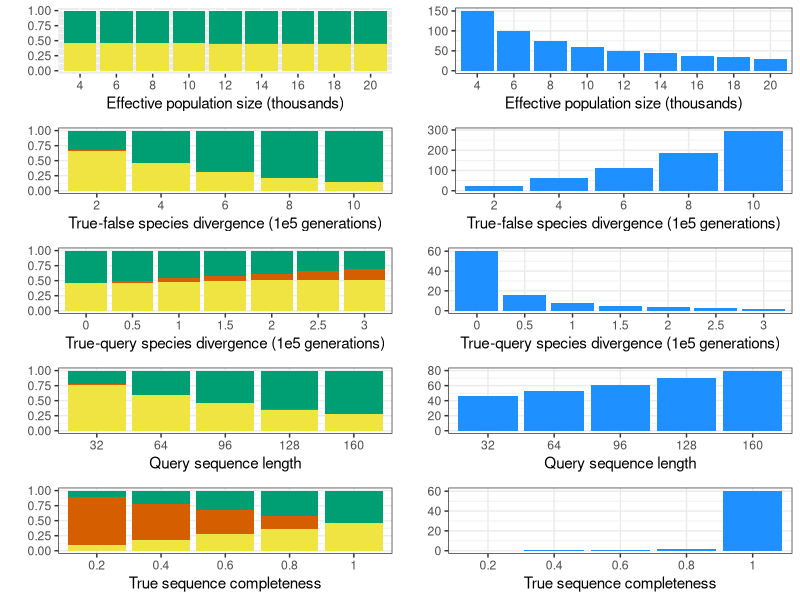
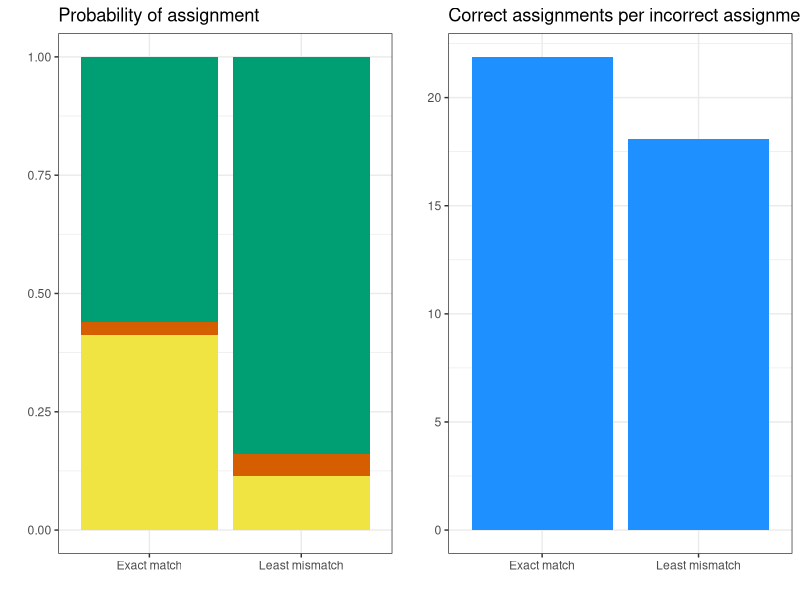

Here is the R script that generated these plots, in order:

# R script associated with "Accuracy of Supervised Binning for Metagenomic Sequences".
# Bianca De Sanctis, Oct 22 2021.

# The main function compute.prob() is defined on line 200. It takes as input N (effective population size), mu (mutation rate for the sequence per generation),  Ttf (true-false species divergence time), Tqt (true-query species divergence time), At, Af and Aq (ages of true, false and query sequences), rT and rF (completeness of true and false reference sequences), prob (the type of assignment probability: correct, incorrect or no), and protocol (either least-mismatch or exact-match), and it outputs the assignment probability.


library(ggplot2)
library(gridExtra)


# 1. Defines functions to compute assignment probabilities.  ################
# Important note: The inside integral is very small, and prone to underflow errors. 
# To fix this, I multiple by a scaling constant of 1e30 on the inside, and divide it out on the outside (lines 55 and 64).
# This works fine for the range of parameters we use in the paper.
# However, for parameters outside this range, the scaling constant may be inappropriate.
# So if you are getting strange results, you can most likely solve them by tinkering with the value of the scaling constant.

case1 = function(N,mu,Ttf,
                 Tqt=0,At=0,Af=0,Aq=0,
                 prob="correct",protocol="least-mismatch"){
  ### error catching
  if(! protocol %in% c("least-mismatch","exact-match")){print("error: specify an acceptable protocol")}
  if(! prob %in% c("correct","incorrect","no")){print("error: specify an acceptable prob")}
  
  case1inner = function(t1,t2){
    # Theroetically, we want to sum this on l=k to inf, k=0 to infinity. 
    # But very quickly as we increase k, the values will be come negligible. So just go up to some number lmax which is sufficiently large.
    # l is for false species, k is for true
    lmax = max(3,round(Ttf*mu*2*10))
    lks = combn(0:lmax,2)
    if( prob == "correct" & protocol == "least-mismatch"){ # l > k
      ls = lks[2,]; ks = lks[1,]
    }
    if( prob == "correct" & protocol == "exact-match"){ # l > 0, k = 0
      ls = 1:lmax; ks = 0
    }
    if( prob == "no" & protocol == "least-mismatch"){ # l = k
      ls = ks = 0:lmax
    }
    if(prob == "no" & protocol == "exact-match"){ # l > 0, k > 0, OR l = k = 0
      lks = combn(1:lmax,2)
      ls = c(0,lks[1,],lks[2,],1:lmax); ks = c(0, lks[2,],lks[1,],1:lmax) 
    }
    if( prob == "incorrect" & protocol == "least-mismatch" ){ # l < k
      ls = lks[1,]; ks = lks[2,]
    }
    if ( prob == "incorrect" & protocol == "exact-match"){ # l = 0, k > 0
      ls = 0; ks = 1:lmax
    }
    innersumfunc = function(l,k){
      mu^(l+k) * (2*t2 - t1-Af)^l * (t1-At)^k * exp(-mu*(2*t2-Af-At)) / (factorial(l)*factorial(k))
    }
    innersumfunc = Vectorize(innersumfunc)
    innersum = rowSums(innersumfunc(ls,ks))
    front = 1e30* 1/(2*N)^2 * exp(-t1/(2*N)) * exp (-t2/(2*N)) # 1e30 avoids underflow errors
    return(innersum*front)
  }
  
  F1 = function(t2) {
    fun <- function(t1) case1inner(t1,t2) 
    integrate(fun,Tqt,Ttf)$value # inner integral limits
  }
  F1 = Vectorize(F1)
  answer = integrate(F1,Ttf,Inf)$value/1e30 # outer integral limits
  denominator = exp(-Ttf/(2*N)) * ( exp(-Tqt/(2*N)) - exp(-Ttf/(2*N))   )
  return(answer/denominator)
}

case2.1 = function(N,mu,Ttf,
                   Tqt=0,At=0,Af=0,Aq=0,
                   prob="correct",protocol="least-mismatch"){
  case2.1inner = function(t1,t2){
    
    lmax = max(3,round(Ttf*mu*2*3))
    lks = combn(0:lmax,2)
    if( prob == "correct" & protocol == "least-mismatch"){ # l > k
      ls = lks[2,]; ks = lks[1,]
    }
    if( prob == "correct" & protocol == "exact-match"){ # l > 0, k = 0
      ls = 1:lmax; ks = 0
    }
    if( prob == "no" & protocol == "least-mismatch"){ # l = k
      ls = ks = 0:lmax
    }
    if(prob == "no" & protocol == "exact-match"){ # l > 0, k > 0, OR l = k = 0
      lks = combn(1:lmax,2)
      ls = c(0,lks[1,],lks[2,],1:lmax); ks = c(0, lks[2,],lks[1,],1:lmax) 
    }
    if( prob == "incorrect" & protocol == "least-mismatch" ){ # l < k
      ls = lks[1,]; ks = lks[2,]
    }
    if ( prob == "incorrect" & protocol == "exact-match"){ # l = 0, k > 0
      ls = 0; ks = 1:lmax
    }
    innersumfunc = function(l,k){
      mu^(l+k) * (2*t2 - t1-Af)^l * (t1-At)^k * exp(-mu*(2*t2-Af-At)) / (factorial(l)*factorial(k))
    }
    innersumfunc = Vectorize(innersumfunc)
    innersum = rowSums(innersumfunc(ls,ks))
    front = 1e30* 1/(2*N)^2 * exp(-t1/(2*N)) * exp (-t2/(2*N)) # 1e30 avoids underflow errors
    return(innersum*front)
  }
  F1 = function(t1) { # <- outer integral dt
    fun <- function(t2) case2.1inner(t1,t2)  # <- inner integral dt
    integrate(fun,t1,Inf)$value # inner integral limits
  }
  F1 = Vectorize(F1)
  answer = integrate(F1,Ttf,Inf)$value/1e30 # outer integral limits
  denominator = 0.5 * exp(-Ttf/(N)) 
  return(answer/denominator)
}

case2.2 = function(N,mu,Ttf,
                   Tqt=0,At=0,Af=0,Aq=0,
                   prob="correct",protocol="least-mismatch"){
  case2.2inner = function(t1,t2){
    
    lmax = max(3,round(Ttf*mu*2*3))
    lks = combn(0:lmax,2)
    if( prob == "correct" & protocol == "least-mismatch"){ # l > k
      ls = lks[2,]; ks = lks[1,]
    }
    if( prob == "correct" & protocol == "exact-match"){ # l > 0, k = 0
      ls = 1:lmax; ks = 0
    }
    if( prob == "no" & protocol == "least-mismatch"){ # l = k
      ls = ks = 0:lmax
    }
    if(prob == "no" & protocol == "exact-match"){ # l > 0, k > 0, OR l = k = 0
      lks = combn(1:lmax,2)
      ls = c(0,lks[1,],lks[2,],1:lmax); ks = c(0, lks[2,],lks[1,],1:lmax) 
    }
    if( prob == "incorrect" & protocol == "least-mismatch" ){ # l < k
      ls = lks[1,]; ks = lks[2,]
    }
    if ( prob == "incorrect" & protocol == "exact-match"){ # l = 0, k > 0
      ls = 0; ks = 1:lmax
    }
    innersumfunc = function(l,k){
      # t1 is vectorized, so doing t1-t1+1 just gets it into the right dimensions
      (t1-t1+1) * mu^(l+k) * (t2-Af)^l * (t2-At)^k * exp(-mu*(2*t2-Af-At)) / (factorial(l)*factorial(k))
    }
    innersumfunc = Vectorize(innersumfunc)
    innersum = rowSums(innersumfunc(ls,ks))
    front = 1e30* 1/(2*N)^2 * exp(-t1/(2*N)) * exp (-t2/(2*N)) # 1e30 avoids underflow errors
    return(innersum*front)
  }
  F1 = function(t2) { # <- outer integral dt
    fun <- function(t1) case2.2inner(t1,t2)  # <- inner integral dt
    integrate(fun,t2,Inf)$value # inner integral limits
  }
  F1 = Vectorize(F1)
  answer = integrate(F1,Ttf,Inf)$value/1e30 # outer integral limits
  denominator = 0.5 * exp(-Ttf/(N)) 
  return(answer/denominator)
}

case2.3 = function(N,mu,Ttf,
                   Tqt=0,At=0,Af=0,Aq=0,
                   prob="correct",protocol="least-mismatch"){
  case2.3inner = function(t1,t3){
    
    lmax = max(3,round(Ttf*mu*2*3))
    lks = combn(0:lmax,2)
    if( prob == "correct" & protocol == "least-mismatch"){ # l > k
      ls = lks[2,]; ks = lks[1,]
    }
    if( prob == "correct" & protocol == "exact-match"){ # l > 0, k = 0
      ls = 1:lmax; ks = 0
    }
    if( prob == "no" & protocol == "least-mismatch"){ # l = k
      ls = ks = 0:lmax
    }
    if(prob == "no" & protocol == "exact-match"){ # l > 0, k > 0, OR l = k = 0
      lks = combn(1:lmax,2)
      ls = c(0,lks[1,],lks[2,],1:lmax); ks = c(0, lks[2,],lks[1,],1:lmax) 
    }
    if( prob == "incorrect" & protocol == "least-mismatch" ){ # l < k
      ls = lks[1,]; ks = lks[2,]
    }
    if ( prob == "incorrect" & protocol == "exact-match"){ # l = 0, k > 0
      ls = 0; ks = 1:lmax
    }
    innersumfunc = function(l,k){
      # the t1-t1+1 at the beginning is because t1 is vectorized, and this just gets it into the right dimensions
      mu^(l+k) * (t3-Af)^l * (2*t1-t3-At)^k * exp(-mu*(2*t1-Af-At)) / (factorial(l)*factorial(k))
    }
    innersumfunc = Vectorize(innersumfunc)
    innersum = rowSums(innersumfunc(ls,ks))
    front = 1e30* 1/(2*N)^2 * exp(-t1/(2*N)) * exp (-t3/(2*N)) # 1e30 avoids underflow errors
    return(innersum*front)
  }
  F1 = function(t3) { # <- outer integral dt
    fun <- function(t1) case2.3inner(t1,t3)  # <- inner integral dt
    integrate(fun,t3,Inf)$value # inner integral limits
  }
  F1 = Vectorize(F1)
  answer = integrate(F1,Ttf,Inf)$value/1e30 # outer integral limits
  denominator = 0.5 * exp(-Ttf/(N)) 
  return(answer/denominator)
}

compute.prob <- function(N,mu,Ttf,
                         Tqt=0,At=0,Af=0,Aq=0,rT=1,rF=1,
                         prob="correct",protocol="least-mismatch"){
  prob.case1 = (1-exp(-min(Ttf - Aq , Ttf - At)/(2*N))) 
  if(prob.case1 > 0.999){
    # no need to compute case 2
    out = case1(N,mu,Ttf,Tqt,At,Af,Aq,prob,protocol)
  }
  else{
    # need to compute case 2
    print("running case 2") 
    prob.case2 = 1-prob.case1
    out = prob.case1 * case1(N,mu,Ttf,Tqt,At,Af,Aq,prob,protocol) + 
      (1/3) * prob.case2 * ( case2.1(N,mu,Ttf,Tqt,At,Af,Aq,prob,protocol) + 
                               case2.2(N,mu,Ttf,Tqt,At,Af,Aq,prob,protocol) +
                               case2.3(N,mu,Ttf,Tqt,At,Af,Aq,prob,protocol) )
  }
  # account for representation here
  if(prob=="correct"){final = (rT * rF * out + rT*(1-rF)) / (1 - (1-rT)*(1-rF))}
  if(prob=="incorrect"){final = (rT * rF * out + rF*(1-rT)) / (1 - (1-rT)*(1-rF))}
  if(prob=="no"){final = (rT * rF * out) / (1 - (1-rT)*(1-rF))}
  return(final)
}



# minimum example: 
# compute.prob(N = 10000,mu = 1e-8,Ttf = 4e5)



# 2. Creates the main paper figure. #####

N.list = seq(from=4000,to=20000,by=2000)
Ttf.list = seq(from=2e5,to=10e5,by = 2e5)
k.list = c(32,64,96,128,160)
rT.list=c(0.2,0.4,0.6,0.8,1)
Tqt.list = seq(from = 0, to = 3e5, by=5e4) 

# base parameter choices
mu.base = 1e-8 
N.base = N.list[4] 
Ttf.base = Ttf.list[2]
k.base = k.list[3]
rT.base = rT.list[5]
Tqt.base = Tqt.list[1]

protocol.list = c("least-mismatch")
assignment.list = c("correct","incorrect","no")
tempN = cbind(expand.grid(assignment.list,protocol.list,N.list,stringsAsFactors=FALSE),
              Ttf=Ttf.base,k=k.base,rT=rT.base,Tqt=Tqt.base,
              stringsAsFactors=FALSE)
tempTtf = cbind(expand.grid(assignment.list,protocol.list,Ttf.list,stringsAsFactors=FALSE),
                N=N.base,k=k.base,rT=rT.base,Tqt=Tqt.base,stringsAsFactors=FALSE)[,c(1,2,4,3,5,6,7)]
tempk = cbind(expand.grid(assignment.list,protocol.list,k.list,stringsAsFactors=FALSE),
              N=N.base,Ttf=Ttf.base,rT=rT.base,Tqt=Tqt.base,stringsAsFactors=FALSE)[,c(1,2,4,5,3,6,7)]
temprT = cbind(expand.grid(assignment.list,protocol.list,rT=rT.list,stringsAsFactors=FALSE),
               N=N.base,Ttf=Ttf.base,k=k.base,Tqt=Tqt.base,stringsAsFactors=FALSE)[,c(1,2,4,5,6,3,7)]
tempTqt = cbind(expand.grid(assignment.list,protocol.list,Tqt=Tqt.list,stringsAsFactors=FALSE),
                N=N.base,Ttf=Ttf.base,k=k.base,rT=rT.base,stringsAsFactors=FALSE)[,c(1,2,4,5,6,7,3)]

colnames(tempN) = colnames(tempTtf) = colnames(tempk) = 
  colnames(temprT) = colnames(tempTqt) =  c("assignment","protocol","N","Ttf","k","rT","Tqt")
temp = rbind(tempN,tempTtf,tempk,temprT,tempTqt,stringsAsFactors=FALSE)
temp = cbind(temp,rep(-1,nrow(temp)),stringsAsFactors=FALSE)
out.table = data.frame(temp,stringsAsFactors=FALSE)
colnames(out.table) = c("assignment","protocol","N","Ttf","k","rT","Tqt","probability")
for(row in 1:nrow(out.table)){
  tryCatch({out.table[row,8] = compute.prob(N = out.table$N[row],
                                            mu = mu.base * out.table$k[row],
                                            Ttf = out.table$Ttf[row] ,
                                            prob = out.table$assignment[row],
                                            rT = out.table$rT[row],
                                            Tqt = out.table$Tqt[row],
                                            protocol = out.table$protocol[row])})
} 

col1="#009E73"   # green
col2="#D55E00"  # red
col3="#F0E442"  # yellow
col4="dodgerblue1"

### fig 1a. varying N. unconditional.
out.table$N = out.table$N / 1000 
out.table$Ttf = out.table$Ttf / 1e5
out.table$Tqt = out.table$Tqt / 1e5

relN = out.table[1:27,] 
relN$N = factor(relN$N,levels=unique(relN$N))
relN$protocol = ifelse(relN$protocol=="exact-match","EM","LM")
G1a = ggplot(relN, aes(x = N, y = probability, fill = assignment)) + 
  theme_set(theme_bw() + theme(legend.position="none")) + 
  geom_bar(stat = 'identity', position = 'stack') +    
  scale_fill_manual(values = c(col1, col2, 
                               col3)) +  
  labs(x="Effective population size (thousands)",y="")+
  theme(legend.position="none")


### fig 1b. varying N. conditional.
cor = relN[relN$assignment == "correct",]
incor = relN[relN$assignment == "incorrect",]
cond.cor = cor$probability / (cor$probability + incor$probability)
cond.incor = 1 - cor$probability / (cor$probability + incor$probability)
cond.relN = relN
cond.relN = cond.relN[cond.relN$assignment %in% c("correct","incorrect"),]
cond.relN$probability = c(rbind(cond.cor,cond.incor))
G1b_old = ggplot(cond.relN, aes(x = protocol, y = probability, fill = assignment)) + 
  geom_bar(stat = 'identity', position = 'stack') + facet_grid(~ N) +   ggtitle(paste0(
    "Conditional probabilities, varying N, 
    kmer length = ",k.base,", Ttf = ",Ttf.base,", mu = ",mu.base)) 
ratio.cor = cor$probability / incor$probability
ratio.relN = relN
ratio.relN = ratio.relN[ratio.relN$assignment == "correct",]
ratio.relN$probability = ratio.cor
colnames(ratio.relN)[8] = "count"
G1b = ggplot(ratio.relN, aes(x = N, y = count, fill = assignment)) + 
  theme_set(theme_bw() + theme(legend.position="none")) + 
  geom_bar(stat = 'identity', position = 'stack') + 
  scale_fill_manual(values = c(col4, col2, 
                               col3)) + 
  labs(x="Effective population size (thousands)",y="")+
  theme(legend.position="none")


### fig 2a. varying Ttf. unconditional.
relTtf = out.table[28:42,]# out.table[(out.table$k == 32) & (out.table$N == 10000),] 
# relTtf[,4] = sapply(relTtf[,4], function(x) paste0("Ttf=",x) )
relTtf$Ttf = factor(round(relTtf$Ttf),levels=unique(round(relTtf$Ttf)))
relTtf$protocol = ifelse(relTtf$protocol=="exact-match","U","LM")
G2a = ggplot(relTtf, aes(x = Ttf, y = probability, fill = assignment)) + 
  theme_set(theme_bw() + theme(legend.position="none")) + 
  geom_bar(stat = 'identity', position = 'stack') +    
  scale_fill_manual(values = c(col1, col2, 
                               col3)) + 
  labs(x="True-false species divergence (1e5 generations)",y="")+
  theme(legend.position="none")

### fig 2b. varying Ttf. conditional.
cor = relTtf[relTtf$assignment == "correct",]
incor = relTtf[relTtf$assignment == "incorrect",]
cond.cor = cor$probability / (cor$probability + incor$probability)
cond.incor = 1 - cor$probability / (cor$probability + incor$probability)
cond.relTtf = relTtf
cond.relTtf = cond.relTtf[cond.relTtf$assignment %in% c("correct","incorrect"),]
cond.relTtf$probability = c(rbind(cond.cor,cond.incor))
G2b_old = ggplot(cond.relTtf, aes(x = protocol, y = probability, fill = assignment)) + 
  geom_bar(stat = 'identity', position = 'stack') + facet_grid(~ Ttf) +   ggtitle(paste0(
    "Conditional probabilities, varying divergence times, 
    read length = ",k.base,", N = ",N.base,", mu = ",mu.base)) 
ratio.cor = cor$probability / incor$probability
ratio.relTtf= relTtf
ratio.relTtf = ratio.relTtf[ratio.relTtf$assignment == "correct",]
ratio.relTtf$probability = ratio.cor
colnames(ratio.relTtf)[8] = "count"
G2b = ggplot(ratio.relTtf, aes(x = Ttf, y = count, fill = assignment)) + 
  theme_set(theme_bw() + theme(legend.position="none")) + 
  geom_bar(stat = 'identity', position = 'stack') + 
  scale_fill_manual(values = c(col4, col2, 
                               col3)) +  
  labs(x="True-false species divergence (1e5 generations)",y="")+
  theme(legend.position="none")


### fig 3a. varying k. unconditional.
relk = out.table[43:57,] 
relk$k = factor(round(relk$k),levels=unique(round(relk$k)))
relk$protocol = ifelse(relk$protocol=="exact-match","U","LM")
G3a = ggplot(relk, aes(x = k, y = probability, fill = assignment)) + 
  theme_set(theme_bw() + theme(legend.position="none")) + 
  geom_bar(stat = 'identity', position = 'stack') +    
  scale_fill_manual(values = c(col1, col2, 
                               col3)) +  
  labs(x="Query sequence length",y="")+
  theme(legend.position="none")

### fig 3b. varying k. conditional.
cor = relk[relk$assignment == "correct",]
incor = relk[relk$assignment == "incorrect",]
cond.cor = cor$probability / (cor$probability + incor$probability)
cond.incor = 1 - cor$probability / (cor$probability + incor$probability)
cond.relk = relk
cond.relk = cond.relk[cond.relk$assignment %in% c("correct","incorrect"),]
cond.relk$probability = c(rbind(cond.cor,cond.incor))
G3b_old = ggplot(cond.relk, aes(x = protocol, y = probability, fill = assignment)) + 
  geom_bar(stat = 'identity', position = 'stack') + facet_grid(~ k) +   ggtitle(paste0(
    "Conditional probabilities, varying k, 
    Ttf = ",Ttf.base,"N =" ,N.base,", mu = ",mu.base))  + theme(text = element_text(size=10))
ratio.cor = cor$probability / incor$probability
ratio.relk= relk
ratio.relk = ratio.relk[ratio.relk$assignment == "correct",]
ratio.relk$probability = ratio.cor
colnames(ratio.relk)[8] = "count"
G3b = ggplot(ratio.relk, aes(x = k, y = count, fill = assignment)) + 
  theme_set(theme_bw() + theme(legend.position="none")) + 
  geom_bar(stat = 'identity', position = 'stack') + 
  scale_fill_manual(values = c(col4, col2, 
                               col3))+ 
  labs(x="Query sequence length",y="")+
  theme(legend.position="none")





### fig 4a. varying completeness. unconditional.
relrT = out.table[58:72,] 
relrT$rT = factor(relrT$rT,levels=unique(relrT$rT))
relrT$protocol = ifelse(relrT$protocol=="exact-match","U","LM")
G4a = ggplot(relrT, aes(x = rT, y = probability, fill = assignment)) + 
  theme_set(theme_bw() + theme(legend.position="none")) + 
  geom_bar(stat = 'identity', position = 'stack') +    
  scale_fill_manual(values = c(col1, col2, 
                               col3))+
  labs(x="True sequence completeness",y="")+
  theme(legend.position="none")

### fig 3b. varying completeness. conditional.
cor = relrT[relrT$assignment == "correct",]
incor = relrT[relrT$assignment == "incorrect",]
cond.cor = cor$probability / (cor$probability + incor$probability)
cond.incor = 1 - cor$probability / (cor$probability + incor$probability)
cond.relrT = relrT
cond.relrT = cond.relrT[cond.relrT$assignment %in% c("correct","incorrect"),]
cond.relrT$probability = c(rbind(cond.cor,cond.incor))
ratio.cor = cor$probability / incor$probability
ratio.relrT= relrT
ratio.relrT = ratio.relrT[ratio.relrT$assignment == "correct",]
ratio.relrT$probability = ratio.cor
colnames(ratio.relrT)[8] = "count"
G4b = ggplot(ratio.relrT, aes(x = rT, y = count, fill = assignment)) + 
  theme_set(theme_bw() + theme(legend.position="none")) + 
  geom_bar(stat = 'identity', position = 'stack') + 
  scale_fill_manual(values = c(col4, col2, 
                               col3))+ 
  labs(x="True sequence completeness",y="")+
  theme(legend.position="none")



### fig 5a. varying Tqt. unconditional.

relTqt = out.table[73:93,] 
relTqt$Tqt = factor(relTqt$Tqt,levels=unique(relTqt$Tqt))
relTqt$protocol = ifelse(relTqt$protocol=="exact-match","U","LM")
G5a = ggplot(relTqt, aes(x = Tqt, y = probability, fill = assignment)) + 
  theme_set(theme_bw() + theme(legend.position="none")) + 
  geom_bar(stat = 'identity', position = 'stack') +    
  scale_fill_manual(values = c(col1, col2, 
                               col3))+ 
  labs(x="True-query species divergence (1e5 generations)",y="")+
  theme(legend.position="none")

### fig 5b. varying Tqt. conditional.
cor = relTqt[relTqt$assignment == "correct",]
incor = relTqt[relTqt$assignment == "incorrect",]
cond.cor = cor$probability / (cor$probability + incor$probability)
cond.incor = 1 - cor$probability / (cor$probability + incor$probability)
cond.relTqt = relTqt
cond.relTqt = cond.relTqt[cond.relTqt$assignment %in% c("correct","incorrect"),]
cond.relTqt$probability = c(rbind(cond.cor,cond.incor))
ratio.cor = cor$probability / incor$probability
ratio.relTqt= relTqt
ratio.relTqt = ratio.relTqt[ratio.relTqt$assignment == "correct",]
ratio.relTqt$probability = ratio.cor
colnames(ratio.relTqt)[8] = "count"
G5b = ggplot(ratio.relTqt, aes(x = Tqt, y = count, fill = assignment)) + 
  theme_set(theme_bw() + theme(legend.position="none")) + 
  geom_bar(stat = 'identity', position = 'stack') + 
  scale_fill_manual(values = c(col4, col2, 
                               col3))+
  labs(x="True-query species divergence (1e5 generations)",y="") 


## Plot

# Plot to device
grid.arrange(G1a,G1b,G2a,G2b,G5a,G5b,G3a,G3b,G4a,G4b,
             nrow= 5,ncol=2)


# 3. Creates a figure for the example when the two protocols differ. ####

mu.base = 1e-8
N.base = 10000
Ttf.base =  1e6
k.base = 160
rT.base = 1
Tqt.base =  3e5

protocol.list = c("least-mismatch","exact-match")
assignment.list = c("correct","incorrect","no")
temp = expand.grid(assignment.list,protocol.list,N.base,Ttf=Ttf.base,
                   k=k.base,rT=rT.base,Tqt=Tqt.base,stringsAsFactors=FALSE)
colnames(temp) =  c("assignment","protocol","N","Ttf","k","rT","Tqt")
temp = cbind(temp,rep(-1,nrow(temp)))
out.table = data.frame(temp,stringsAsFactors=FALSE)
colnames(out.table) = c("assignment","protocol","N","Ttf","k","rT","Tqt","probability")
for(row in 1:nrow(out.table)){
  tryCatch({out.table[row,8] = compute.prob(N = out.table$N[row],
                                            mu = mu.base * out.table$k[row],
                                            Ttf = out.table$Ttf[row] ,
                                            prob = out.table$assignment[row],
                                            rT = out.table$rT[row],
                                            Tqt = out.table$Tqt[row],
                                            protocol = out.table$protocol[row])})
}

reld = out.table
reld$protocol = ifelse(reld$protocol=="exact-match","Exact match","Least mismatch")
dplot = ggplot(reld, aes(x = protocol, y = probability, fill = assignment)) + 
  theme_set(theme_bw() +theme(legend.position="none") ) +
  geom_bar(stat = 'identity', position = 'stack')  +  
  ggtitle(paste0("Probability of assignment")) +
  scale_fill_manual(values = c(col1, col2, col3)) + labs(x="",y="")

cor = reld[reld$assignment == "correct",]
incor = reld[reld$assignment == "incorrect",]
cond.cor = cor$probability / (cor$probability + incor$probability)
cond.incor = 1 - cor$probability / (cor$probability + incor$probability)
cond.reld = reld
cond.reld = cond.reld[cond.reld$assignment %in% c("correct","incorrect"),]
cond.reld$probability = c(rbind(cond.cor,cond.incor))
ratio.cor = cor$probability / incor$probability
ratio.reld = reld
ratio.reld = ratio.reld[ratio.reld$assignment == "correct",]
ratio.reld$probability = ratio.cor
colnames(ratio.reld)[8] = "count"
dplot2 = ggplot(ratio.reld, aes(x = protocol, y = count, fill = assignment)) + 
  theme_set( theme_bw() +theme(legend.position="none") ) +
  geom_bar(stat = 'identity', position = 'stack')  +   ggtitle(paste0(
    "Correct assignments per incorrect assignment")) +
  scale_fill_manual(values = c(col4)) + labs(x="",y="")

grid.arrange(dplot,dplot2,nrow= 1) 







